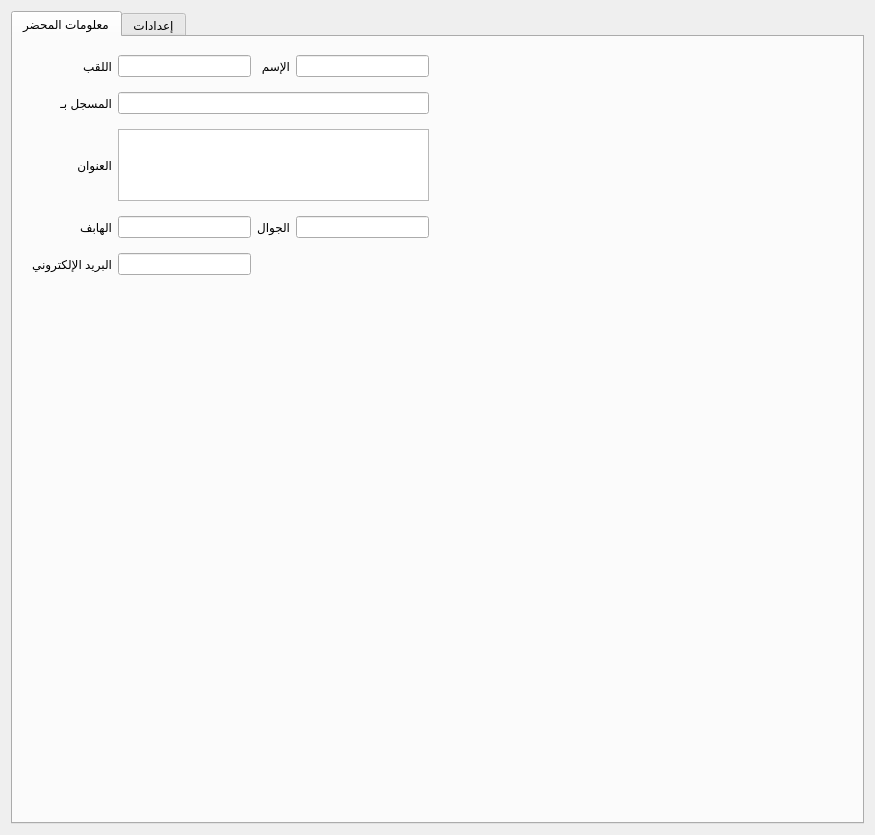
<?xml version="1.0" encoding="UTF-8"?>
<ui version="4.0">
 <class>page_settings</class>
 <widget class="QWidget" name="page_settings">
  <property name="geometry">
   <rect>
    <x>0</x>
    <y>0</y>
    <width>875</width>
    <height>835</height>
   </rect>
  </property>
  <property name="windowTitle">
   <string>Form</string>
  </property>
  <layout class="QHBoxLayout" name="horizontalLayout">
   <item>
    <widget class="QTabWidget" name="tabWidget">
     <property name="currentIndex">
      <number>0</number>
     </property>
     <widget class="QWidget" name="tab_bailiff_info">
      <attribute name="title">
       <string>معلومات المحضر</string>
      </attribute>
      <layout class="QHBoxLayout" name="horizontalLayout_2">
       <item>
        <widget class="QFrame" name="frm_bailiff">
         <property name="sizePolicy">
          <sizepolicy hsizetype="Preferred" vsizetype="Preferred">
           <horstretch>0</horstretch>
           <verstretch>0</verstretch>
          </sizepolicy>
         </property>
         <layout class="QGridLayout" name="gridLayout">
          <property name="sizeConstraint">
           <enum>QLayout::SizeConstraint::SetMinAndMaxSize</enum>
          </property>
          <property name="verticalSpacing">
           <number>15</number>
          </property>
          <item row="4" column="0">
           <widget class="QLabel" name="label_3">
            <property name="text">
             <string>الهابف</string>
            </property>
           </widget>
          </item>
          <item row="0" column="1">
           <widget class="QLineEdit" name="lineEdit_2"/>
          </item>
          <item row="0" column="0">
           <widget class="QLabel" name="label_2">
            <property name="text">
             <string>اللقب</string>
            </property>
           </widget>
          </item>
          <item row="2" column="0">
           <widget class="QLabel" name="label_7">
            <property name="text">
             <string>المسجل بـ</string>
            </property>
           </widget>
          </item>
          <item row="0" column="3">
           <widget class="QLineEdit" name="lineEdit"/>
          </item>
          <item row="0" column="2">
           <widget class="QLabel" name="label">
            <property name="text">
             <string>الإسم</string>
            </property>
           </widget>
          </item>
          <item row="2" column="1" colspan="3">
           <widget class="QLineEdit" name="lineEdit_6"/>
          </item>
          <item row="3" column="0">
           <widget class="QLabel" name="label_4">
            <property name="text">
             <string>العنوان</string>
            </property>
           </widget>
          </item>
          <item row="3" column="1" colspan="3">
           <widget class="QTextEdit" name="textEdit">
            <property name="sizePolicy">
             <sizepolicy hsizetype="Preferred" vsizetype="Preferred">
              <horstretch>0</horstretch>
              <verstretch>0</verstretch>
             </sizepolicy>
            </property>
            <property name="sizeAdjustPolicy">
             <enum>QAbstractScrollArea::SizeAdjustPolicy::AdjustToContents</enum>
            </property>
           </widget>
          </item>
          <item row="6" column="0">
           <widget class="QLabel" name="label_5">
            <property name="text">
             <string>البريد الإلكتروني</string>
            </property>
           </widget>
          </item>
          <item row="7" column="1" colspan="3">
           <spacer name="verticalSpacer">
            <property name="orientation">
             <enum>Qt::Orientation::Vertical</enum>
            </property>
            <property name="sizeHint" stdset="0">
             <size>
              <width>20</width>
              <height>40</height>
             </size>
            </property>
           </spacer>
          </item>
          <item row="4" column="1">
           <widget class="QLineEdit" name="lineEdit_3"/>
          </item>
          <item row="4" column="2">
           <widget class="QLabel" name="label_6">
            <property name="text">
             <string>الجوال</string>
            </property>
           </widget>
          </item>
          <item row="4" column="3">
           <widget class="QLineEdit" name="lineEdit_5"/>
          </item>
          <item row="6" column="1">
           <widget class="QLineEdit" name="lineEdit_4"/>
          </item>
         </layout>
        </widget>
       </item>
       <item>
        <spacer name="horizontalSpacer">
         <property name="orientation">
          <enum>Qt::Orientation::Horizontal</enum>
         </property>
         <property name="sizeHint" stdset="0">
          <size>
           <width>200</width>
           <height>20</height>
          </size>
         </property>
        </spacer>
       </item>
      </layout>
     </widget>
     <widget class="QWidget" name="tab_settings">
      <attribute name="title">
       <string>إعدادات</string>
      </attribute>
     </widget>
    </widget>
   </item>
  </layout>
 </widget>
 <resources/>
 <connections/>
</ui>
